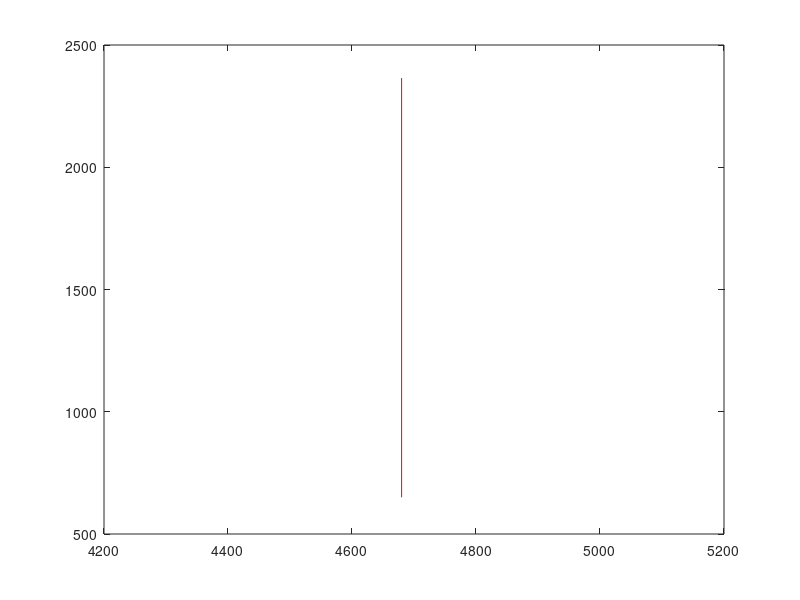

Source code (MATLAB):
%figure 1;
%hold on;
%Configuracao do grafico
d = 50;
axis([0-d 4680+d 0-d 3200+d], "equal");

%Desenha os obstaculos no grafico
lines = [0	2280	920	2280
920	2280	920	3200
4190	2365	4680	2365
4190	2365	4190	3200
4030	0	4680	650
0 2280 0 0
0 0 4030 0
920 3200 4190 3200
4680 650 4680 2365];
for i = 1:size(lines, 1)
  plot([lines(i, 1) lines(i, 3)], [lines(i, 2) lines(i, 4)], '-r');
end